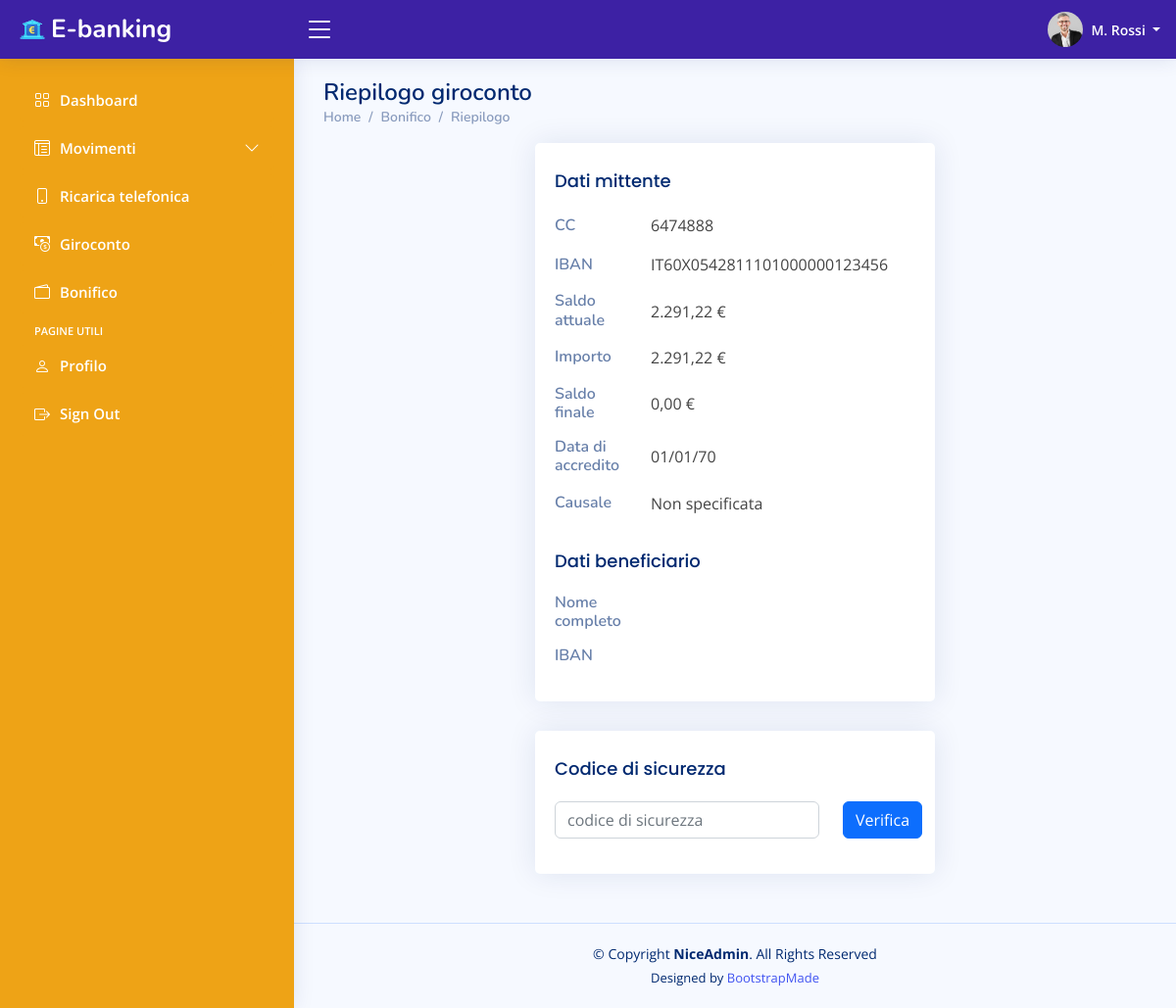
The page /riepilogoBonifico.php (signed in) on the database its author committed.
### tables this page shows
CREATE TABLE `tconticorrenti` (
  `ContoCorrenteID` int(11) NOT NULL,
  `CodiceTitolare` int(11) NOT NULL,
  `Password` text NOT NULL,
  `IBAN` text NOT NULL,
  `Email` text NOT NULL,
  `NomeTitolare` text NOT NULL,
  `Professione` text NOT NULL,
  `Paese` text NOT NULL,
  `Indirizzo` text NOT NULL,
  `CAP` text NOT NULL,
  `Telefono` text NOT NULL,
  `ImmagineProfilo` text NOT NULL
);

CREATE TABLE `tmovimenticonto` (
  `MovimentoID` int(11) NOT NULL,
  `ContoCorrenteID` int(11) NOT NULL,
  `Data` date NOT NULL DEFAULT current_timestamp(),
  `Importo` float NOT NULL,
  `Saldo` float NOT NULL,
  `CategoriaMovimentoID` int(11) NOT NULL,
  `Stato` text NOT NULL,
  `DescrizioneEstesa` text NOT NULL
);

### riepilogoBonifico.php (the view, shortened to what this page needs)
<!DOCTYPE html>
<html lang="en">
<head>
    <link href="assets/vendor/bootstrap/css/bootstrap.min.css" rel="stylesheet">
    <link href="assets/vendor/bootstrap-icons/bootstrap-icons.css" rel="stylesheet">
    <link href="assets/vendor/boxicons/css/boxicons.min.css" rel="stylesheet">
    <link href="assets/vendor/quill/quill.snow.css" rel="stylesheet">
    <link href="assets/vendor/quill/quill.bubble.css" rel="stylesheet">
    <link href="assets/vendor/remixicon/remixicon.css" rel="stylesheet">
    <link href="assets/vendor/simple-datatables/style.css" rel="stylesheet">
    <link rel="stylesheet" type="text/css" href="https://cdn.datatables.net/1.13.1/css/jquery.dataTables.css">
    <link href="assets/css/style.css" rel="stylesheet">
</head>
<body>
    <?php include "parts/header.php"; ?>
    <?php include "parts/sidebar.php"; ?>
    <main id="main" class="main">
        <div class="pagetitle">
            <h1>Riepilogo giroconto</h1>
            <nav>
                <ol class="breadcrumb">
                    <li class="breadcrumb-item"><a href="index.php">Home</a></li>
                    <li class="breadcrumb-item"><a href="bonifico.php">Bonifico</a></li>
                    <li class="breadcrumb-item">Riepilogo</li>
                </ol>
            </nav>
        </div>
        <section class="section giroconto">
            <div class="row flex-column align-items-center">
                <div class="col-lg-6">
                    <div class="card">
                        <div class="card-body info-card">
                            <h5 class="card-title mt-2">Dati mittente</h5>
                            <div class="row align-items-center mb-3">
                                <h6 class="col-md-4 col-lg-3 mb-0">CC</h6>
                                <div class="col-md-8 col-lg-9">
                                    <p class="mb-0"><?php echo $result["CodiceTitolare"]; ?></p>
                                </div>
                            </div>
                            <div class="row align-items-center mb-3">
                                <h6 class="col-md-4 col-lg-3 mb-0">IBAN</h6>
                                <div class="col-md-8 col-lg-9">
                                    <p class="mb-0"><?php echo $result["IBAN"]; ?></p>
                                </div>
                            </div>
                            <div class="row align-items-center mb-3">
                                <h6 class="col-md-4 col-lg-3 mb-0">Saldo attuale</h6>
                                <div class="col-md-8 col-lg-9">
                                    <?php
                                    $idConto = $_SESSION["ContoID"];
                                    $sql2 = "SELECT * FROM TMovimentiConto WHERE ContoCorrenteID = $idConto AND Stato = 'Eseguito' ORDER BY Data DESC LIMIT 1";
                                    $query2 = mysqli_query($conn, $sql2);
                                    if (mysqli_num_rows($query) === 1) {
                                        $result2 = mysqli_fetch_assoc($query2);
                                    }
                                    ?>
                                    <p class="mb-0"><?php echo number_format($result2["Saldo"], 2, ",", "."); ?> €</p>
                                </div>
                            </div>
                            <div class="row align-items-center mb-3">
                                <h6 class="col-md-4 col-lg-3 mb-0">Importo</h6>
                                <div class="col-md-8 col-lg-9">
                                    <?php
                                    $sql3 = "SELECT * FROM TMovimentiConto WHERE ContoCorrenteID = $idConto AND Stato = 'Non confermato' ORDER BY Data DESC LIMIT 1";
                                    $query3 = mysqli_query($conn, $sql3);
                                    if (mysqli_num_rows($query) === 1) {
                                        $result3 = mysqli_fetch_assoc($query3);
                                        $importo = $_SESSION["importo"] = $result2["Saldo"] - $result3["Saldo"];
                                        $saldoPreventivo = $_SESSION["saldoPreventivo"] = $result3["Saldo"];
                                        $causale = $_SESSION["causale"] = $result3["DescrizioneEstesa"];
                                    }
                                    ?>
                                    <p class="mb-0"><?php echo number_format($importo, 2, ",", "."); ?> €</p>
                                </div>
                            </div>
                            <div class="row align-items-center mb-3">
                                <h6 class="col-md-4 col-lg-3 mb-0">Saldo finale</h6>
                                <div class="col-md-8 col-lg-9">
                                    <p class="mb-0"><?php echo number_format($saldoPreventivo, 2, ",", "."); ?> €</p>
                                </div>
                            </div>
                            <div class="row align-items-center mb-3">
                                <h6 class="col-md-4 col-lg-3 mb-0">Data di accredito</h6>
                                <div class="col-md-8 col-lg-9">
                                    <p class="mb-0"><?php echo date("d/m/y", strtotime($_SESSION["dataAccredito"])); ?></p>
                                </div>
                            </div>
                            <div class="row align-items-center mb-3">
                                <h6 class="col-md-4 col-lg-3 mb-0">Causale</h6>
                                <div class="col-md-8 col-lg-9">
                                    <p class="mb-0">
                                        <?php echo empty($causale) ? "Non specificata"  : $causale; ?>
                                    </p>
                                </div>
                            </div>
                            <h5 class="card-title mt-2">Dati beneficiario</h5>
                            <div class="row align-items-center mb-3">
                                <h6 class="col-md-4 col-lg-3 mb-0">Nome completo</h6>
                            </div>
                            <div class="row align-items-center mb-3">
                                <h6 class="col-md-4 col-lg-3 mb-0">IBAN</h6>
                            </div>
                        </div>
                    </div>
                </div>
                <div class="col-lg-6">
                    <div class="card">
                        <div class="card-body">
                            <h5 class="card-title mt-2">Codice di sicurezza</h5>
                            <form method="post" action="assets/includes/confermaBonifico.inc.php">
                                <div class="row align-items-center mb-3">
                                    <div class="col-md-8 col-lg-9">
                                        <input type="text" name="codice" placeholder="codice di sicurezza" class="form-control">
                                    </div>
                                    <div class="col-md-4 col-lg-3">
                                        <button type="submit" name="conferma" class="btn btn-primary">Verifica</button>
                                    </div>
                                </div>
                            </form>
                        </div>
                    </div>
                </div>
            </div>
        </section>
    </main>
    <?php include "parts/footer.php"; ?>
</body>
</html>

### parts/header.php (shortened to what this page needs)
<header id="header" class="header fixed-top d-flex align-items-center">
    <div class="d-flex align-items-center justify-content-between">
        <a href="index.php" class="logo d-flex align-items-center">
            <img src="assets/img/logo_.png" alt="">
            <span class="d-none d-lg-block">E-banking</span>
        </a>
        <i class="bi bi-list toggle-sidebar-btn"></i>
    </div>
    <nav class="header-nav ms-auto">
        <ul class="d-flex align-items-center">
            <?php
            $idConto = $_SESSION["ContoID"];
            $conn = openCon();
            $sql = "SELECT * FROM TContiCorrenti WHERE ContoCorrenteID = $idConto;";
            $query = mysqli_query($conn, $sql);
            if (mysqli_num_rows($query) === 1) {
                $result = mysqli_fetch_assoc($query);
            }
            ?>
            <li class="nav-item dropdown pe-3">
                <a class="nav-link nav-profile d-flex align-items-center pe-0" href="#" data-bs-toggle="dropdown">
                    <img src="assets/img/profili/<?php echo $result["ImmagineProfilo"]; ?>" alt="Profile" class="rounded-circle">
                    <span class="d-none d-md-block dropdown-toggle ps-2">
                        <?php echo explode(" ", $result["NomeTitolare"])[0][0] . ". " . explode(" ", $result["NomeTitolare"])[1]; ?>
                    </span>
                </a>
            </li>
        </ul>
    </nav>
</header>

### assets/css/style.css (style rules this page uses)
:root { scroll-behavior: smooth; }
body { font-family: "Open Sans", sans-serif; background: #f6f9ff; color: #444444; }
a { color: #4154f1; text-decoration: none; }
h1, h2, h3, h4, h5, h6 { font-family: "Nunito", sans-serif; }
#main { margin-top: 60px; padding: 20px 30px; transition: all 0.3s; }
.pagetitle { margin-bottom: 10px; }
.pagetitle h1 { font-size: 24px; margin-bottom: 0; font-weight: 600; color: #012970; }
.card { margin-bottom: 30px; border: none; border-radius: 5px; box-shadow: 0px 0 30px rgba(1, 41, 112, 0.1); }
.card-title { padding: 20px 0 15px 0; font-size: 18px; font-weight: 500; color: #012970; font-family: "Poppins", sans-serif; }
.card-body { padding: 0 20px 20px 20px; }
.breadcrumb { font-size: 14px; font-family: "Nunito", sans-serif; color: #899bbd; font-weight: 600; }
.breadcrumb a { color: #899bbd; transition: 0.3s; }
.breadcrumb .breadcrumb-item::before { color: #899bbd; }
.logo { line-height: 1; }
@media (min-width: 1200px) { .logo { width: 280px; } }
.logo img { max-height: 26px; margin-right: 6px; }
.logo span { font-size: 26px; font-weight: 700; color: #fff; font-family: "Nunito", sans-serif; }
.header { transition: all 0.5s; z-index: 997; height: 60px; box-shadow: 0px 2px 20px rgba(1, 41, 112, 0.1); background-color: #3D21A4; padding-left: 20px; }
.header .toggle-sidebar-btn { font-size: 32px; padding-left: 10px; cursor: pointer; color: #fff; }
.header-nav ul { list-style: none; }
.header-nav>ul { margin: 0; padding: 0; }
.header-nav .nav-profile { color: #fff; }
.header-nav .nav-profile img { max-height: 36px; }
.header-nav .nav-profile span { font-size: 14px; font-weight: 600; }
@media (min-width: 1200px) { #main, #footer { margin-left: 300px; } }
.profile .profile-overview .label, .giroconto .info-card h6 { font-weight: 600; color: rgba(1, 41, 112, 0.6); }

### rows shown on the page
tconticorrenti: ImmagineProfilo (picture), NomeTitolare "M", NomeTitolare "Rossi", CodiceTitolare "6474888", IBAN "IT60X0542811101000000123456"
tmovimenticonto: Saldo "2.291,22"

### other values the page prints
$saldoPreventivo "0,00"
date("d/m/y", strtotime($_SESSION["dataAccredito"])) "01/01/70"
